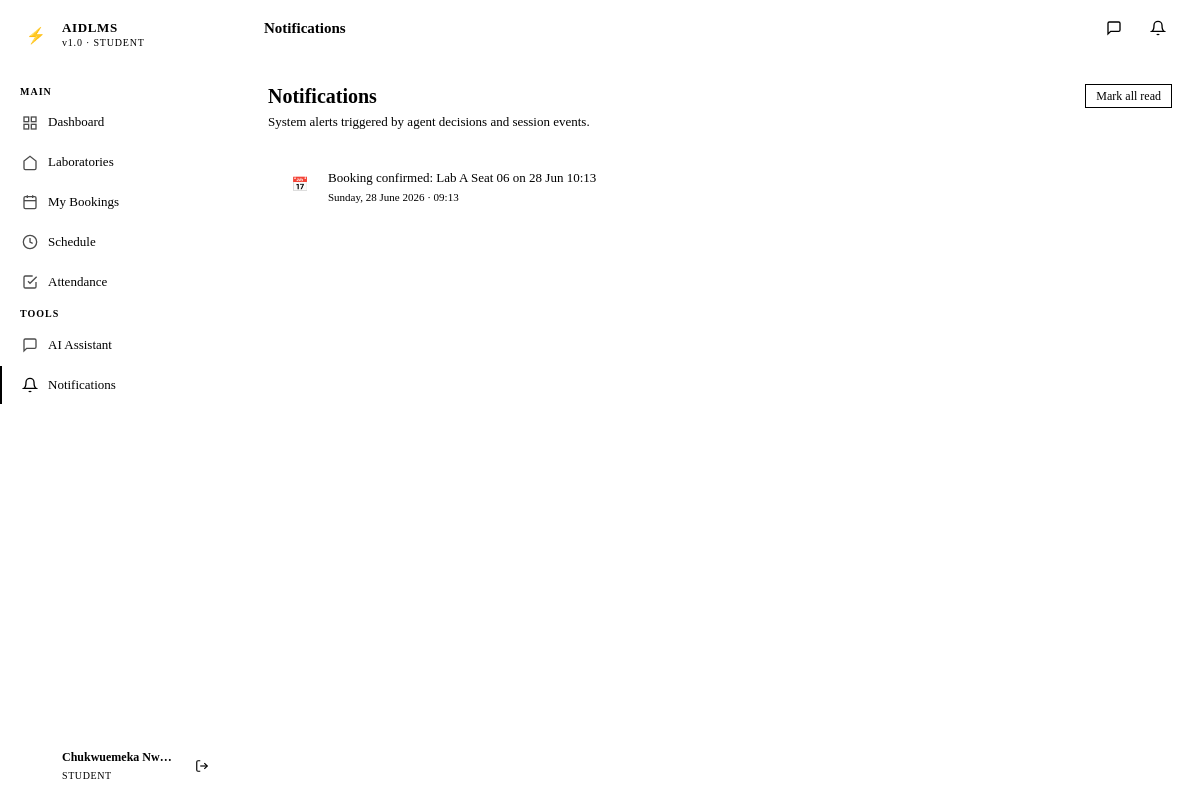
Page /student/notifications (signed in) on the committed database.
### app/models/models.py (models this page shows, shortened)
class User(UserMixin, db.Model):
    __tablename__ = 'users'
    id = db.Column(db.String(36), primary_key=True, default=gen_uuid)
    name = db.Column(db.String(100), nullable=False)
    email = db.Column(db.String(150), unique=True, nullable=False)
    password_hash = db.Column(db.String(255), nullable=False)
    role = db.Column(db.Enum('student', 'lecturer', 'technician', 'admin', name='user_role'), nullable=False)
    active = db.Column(db.Boolean, default=True)
    created_at = db.Column(db.DateTime, default=datetime.utcnow)
    bookings = db.relationship('Booking', foreign_keys='Booking.user_id', backref='user', lazy='dynamic')
    attendance_records = db.relationship('Attendance', foreign_keys='Attendance.user_id', backref='user', lazy='dynamic')
    notifications = db.relationship('Notification', backref='user', lazy='dynamic')
    chat_logs = db.relationship('ChatLog', backref='user', lazy='dynamic')
    sessions_opened = db.relationship('Session', foreign_keys='Session.lecturer_id', backref='lecturer', lazy='dynamic')
    schedules = db.relationship('Schedule', foreign_keys='Schedule.lecturer_id', backref='lecturer', lazy='dynamic')

class Notification(db.Model):
    __tablename__ = 'notifications'
    id = db.Column(db.String(36), primary_key=True, default=gen_uuid)
    user_id = db.Column(db.String(36), db.ForeignKey('users.id'), nullable=False)
    message = db.Column(db.Text, nullable=False)
    type = db.Column(db.String(50), default='info')
    read = db.Column(db.Boolean, default=False)
    created_at = db.Column(db.DateTime, default=datetime.utcnow)

### app/student/routes.py (the view)
@student_bp.route('/notifications')
@student_required
def notifications():
    notifs = Notification.query.filter_by(user_id=current_user.id)\
        .order_by(Notification.created_at.desc()).all()
    for n in notifs:
        if not n.read:
            n.read = True
    db.session.commit()
    unread_count = 0
    return render_template('student/notifications.html',
        notifications=notifs,
        unread_count=unread_count
    )

### app/student/routes.py (called while the page is built)
def student_required(f):
    @wraps(f)
    def decorated(*args, **kwargs):
        if current_user.role != 'student':
            return redirect(url_for('auth.login'))
        return f(*args, **kwargs)
    return login_required(decorated)

### app/templates/student/notifications.html (shortened to what this page needs)
{% extends "base.html" %}
{% block page_title %}Notifications{% endblock %}
{% block content %}
<div class="page-header">
  <div class="page-header-text">
    <h1>Notifications</h1>
    <p>System alerts triggered by agent decisions and session events.</p>
  </div>
  {% if notifications %}
  <div class="page-header-actions">
    <form method="POST" action="{{ url_for('student.mark_all_read') }}">
      <button type="submit" class="btn btn-secondary btn-sm">Mark all read</button>
    </form>
  </div>
  {% endif %}
</div>
<div class="card" style="padding:0; overflow:hidden;">
  {% if notifications %}
    {% for notif in notifications %}
    <div class="notification-item {% if not notif.read %}unread{% endif %}">
      <div class="notif-icon">
        {% if notif.type == 'booking' %}📅
        {% elif notif.type == 'attendance' %}✓
        {% elif notif.type == 'fault' %}⚠
        {% elif notif.type == 'session' %}🎓
        {% else %}🔔{% endif %}
      </div>
      <div class="notif-body">
        <div class="notif-message">{{ notif.message }}</div>
        <div class="notif-time">{{ notif.created_at.strftime('%A, %d %B %Y · %H:%M') }}</div>
      </div>
      {% if not notif.read %}
      <div style="width:8px; height:8px; border-radius:50%; background:var(--color-cyan); flex-shrink:0; margin-top:6px;"></div>
      {% endif %}
    </div>
    {% endfor %}
  {% else %}
    <div class="empty-state">
      <div class="empty-icon">🔕</div>
      <div class="empty-title">No notifications</div>
      <div class="empty-desc">You're all caught up.</div>
    </div>
  {% endif %}
</div>
{% endblock %}

### app/templates/base.html (shortened to what this page needs)
<!DOCTYPE html>
<html lang="en">
<head>
  <link rel="stylesheet" href="{{ url_for('static', filename='css/style.css') }}">
</head>
<body>
<div class="app-shell">
  <aside class="sidebar" id="sidebar">
    <div class="sidebar-brand">
      <a href="{{ url_for('admin.dashboard') if current_user.role == 'admin' else url_for(current_user.role + '.dashboard') }}" class="brand-logo">
        <div class="brand-icon">⚡</div>
        <div class="brand-text">
          <span class="brand-name">AIDLMS</span>
          <span class="brand-sub">v1.0 · {{ current_user.role | upper }}</span>
        </div>
      </a>
    </div>
    <nav class="sidebar-nav">
      {% if current_user.role == 'student' %}
        <span class="nav-section-label">Main</span>
        <a href="{{ url_for('student.dashboard') }}" class="nav-item {% if request.endpoint == 'student.dashboard' %}active{% endif %}">
          <svg class="nav-icon" viewBox="0 0 24 24" fill="none" stroke="currentColor" stroke-width="2"><rect x="3" y="3" width="7" height="7"/><rect x="14" y="3" width="7" height="7"/><rect x="14" y="14" width="7" height="7"/><rect x="3" y="14" width="7" height="7"/></svg>
          Dashboard
        </a>
        <a href="{{ url_for('student.labs') }}" class="nav-item {% if 'labs' in request.endpoint %}active{% endif %}">
          <svg class="nav-icon" viewBox="0 0 24 24" fill="none" stroke="currentColor" stroke-width="2"><path d="M3 9l9-7 9 7v11a2 2 0 01-2 2H5a2 2 0 01-2-2z"/></svg>
          Laboratories
        </a>
        <a href="{{ url_for('student.bookings') }}" class="nav-item {% if request.endpoint == 'student.bookings' %}active{% endif %}">
          <svg class="nav-icon" viewBox="0 0 24 24" fill="none" stroke="currentColor" stroke-width="2"><rect x="3" y="4" width="18" height="18" rx="2"/><line x1="16" y1="2" x2="16" y2="6"/><line x1="8" y1="2" x2="8" y2="6"/><line x1="3" y1="10" x2="21" y2="10"/></svg>
          My Bookings
        </a>
        <a href="{{ url_for('student.schedule') }}" class="nav-item {% if request.endpoint == 'student.schedule' %}active{% endif %}">
          <svg class="nav-icon" viewBox="0 0 24 24" fill="none" stroke="currentColor" stroke-width="2"><circle cx="12" cy="12" r="10"/><path d="M12 6v6l4 2"/></svg>
          Schedule
        </a>
        <a href="{{ url_for('student.attendance') }}" class="nav-item {% if request.endpoint == 'student.attendance' %}active{% endif %}">
          <svg class="nav-icon" viewBox="0 0 24 24" fill="none" stroke="currentColor" stroke-width="2"><path d="M9 11l3 3L22 4"/><path d="M21 12v7a2 2 0 01-2 2H5a2 2 0 01-2-2V5a2 2 0 012-2h11"/></svg>
          Attendance
        </a>
        <span class="nav-section-label">Tools</span>
        <a href="{{ url_for('chatbot.index') }}" class="nav-item {% if 'chatbot' in request.endpoint %}active{% endif %}">
          <svg class="nav-icon" viewBox="0 0 24 24" fill="none" stroke="currentColor" stroke-width="2"><path d="M21 15a2 2 0 01-2 2H7l-4 4V5a2 2 0 012-2h14a2 2 0 012 2z"/></svg>
          AI Assistant
        </a>
        <a href="{{ url_for('student.notifications') }}" class="nav-item {% if request.endpoint == 'student.notifications' %}active{% endif %}">
          <svg class="nav-icon" viewBox="0 0 24 24" fill="none" stroke="currentColor" stroke-width="2"><path d="M18 8A6 6 0 006 8c0 7-3 9-3 9h18s-3-2-3-9"/><path d="M13.73 21a2 2 0 01-3.46 0"/></svg>
          Notifications
        </a>
      {% endif %}
    </nav>
    <div class="sidebar-footer">
      <div class="user-info">
        <div class="user-avatar">{{ current_user.name[0] | upper }}</div>
        <div class="user-details">
          <div class="user-name">{{ current_user.name }}</div>
          <div class="user-role">{{ current_user.role }}</div>
        </div>
        <a href="{{ url_for('auth.logout') }}" class="icon-btn" title="Sign out" style="border:none;">
          <svg width="14" height="14" viewBox="0 0 24 24" fill="none" stroke="currentColor" stroke-width="2"><path d="M9 21H5a2 2 0 01-2-2V5a2 2 0 012-2h4"/><polyline points="16 17 21 12 16 7"/><line x1="21" y1="12" x2="9" y2="12"/></svg>
        </a>
      </div>
    </div>
  </aside>
  <div class="main-content">
    <header class="topbar">
      <span class="topbar-title">{% block page_title %}{% endblock %}</span>
      <div class="topbar-actions">
        <a href="{{ url_for('chatbot.index') }}" class="icon-btn" title="AI Assistant">
          <svg width="16" height="16" viewBox="0 0 24 24" fill="none" stroke="currentColor" stroke-width="2"><path d="M21 15a2 2 0 01-2 2H7l-4 4V5a2 2 0 012-2h14a2 2 0 012 2z"/></svg>
        </a>
        {% if current_user.role == 'student' %}
        <a href="{{ url_for('student.notifications') }}" class="icon-btn" title="Notifications">
          <svg width="16" height="16" viewBox="0 0 24 24" fill="none" stroke="currentColor" stroke-width="2"><path d="M18 8A6 6 0 006 8c0 7-3 9-3 9h18s-3-2-3-9"/><path d="M13.73 21a2 2 0 01-3.46 0"/></svg>
        </a>
        {% endif %}
      </div>
    </header>
    <main class="page-content">
      {% block content %}{% endblock %}
    </main>
  </div>
</div>
</body>
</html>

### rows in the picture
User: role "STUDENT", name "Chukwuemeka Nw…"
Notification: message "Booking confirmed: Lab A Seat 06 on 28 Jun 10:13", created_at "Sunday, 28 June 2026 · 09:13"
